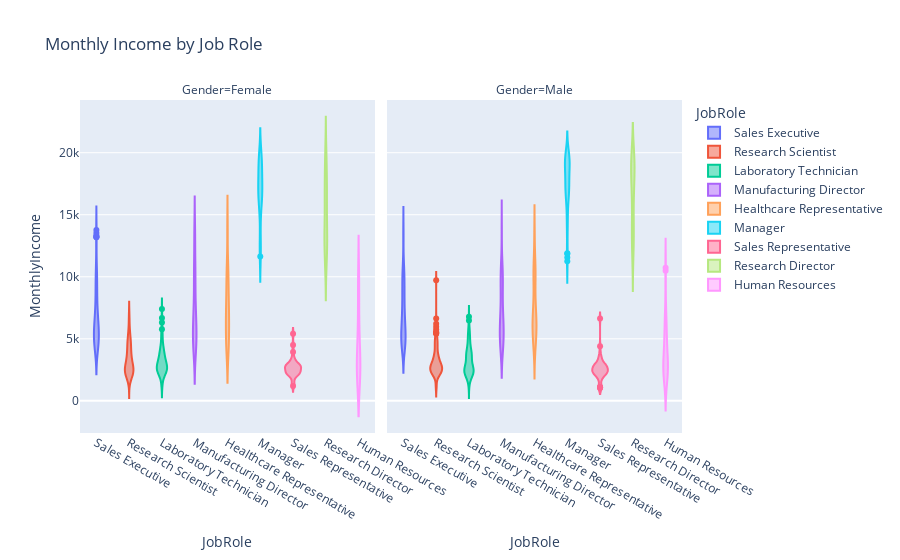

Notebook cell for this chart:
### Code cell
px.violin(df, x='JobRole', y='MonthlyIncome', color='JobRole',facet_col='Gender', title='Monthly Income by Job Role')

### Figure 1 — Plotly figure (JSON) as saved in the notebook; plotly's stock layout.template omitted (floating-point values rounded to 4 significant figures; data arrays with more than 128 entries replaced by an {"elided": "..."} marker saying what was removed)
{"data": [{"alignmentgroup": "True", "box": {"visible": false}, "hovertemplate": "JobRole=%{x}<br>Gender=Female<br>MonthlyIncome=%{y}<extra></extra>", "legendgroup": "Sales Executive", "marker": {"color": "#636efa"}, "name": "Sales Executive", "offsetgroup": "Sales Executive", "orientation": "v", "scalegroup": "True", "showlegend": true, "type": "violin", "x": {"elided": "132 str values"}, "x0": " ", "xaxis": "x", "y": {"elided": "132 int values"}, "y0": " ", "yaxis": "y"}, {"alignmentgroup": "True", "box": {"visible": false}, "hovertemplate": "JobRole=%{x}<br>Gender=Male<br>MonthlyIncome=%{y}<extra></extra>", "legendgroup": "Sales Executive", "marker": {"color": "#636efa"}, "name": "Sales Executive", "offsetgroup": "Sales Executive", "orientation": "v", "scalegroup": "True", "showlegend": false, "type": "violin", "x": {"elided": "194 str values"}, "x0": " ", "xaxis": "x2", "y": {"elided": "194 int values"}, "y0": " ", "yaxis": "y2"}, {"alignmentgroup": "True", "box": {"visible": false}, "hovertemplate": "JobRole=%{x}<br>Gender=Female<br>MonthlyIncome=%{y}<extra></extra>", "legendgroup": "Research Scientist", "marker": {"color": "#EF553B"}, "name": "Research Scientist", "offsetgroup": "Research Scientist", "orientation": "v", "scalegroup": "True", "showlegend": true, "type": "violin", "x": ["Research Scientist", "Research Scientist", "Research Scientist", "Research Scientist", "Research Scientist", "Research Scientist", "Research Scientist", "Research Scientist", "Research Scientist", "Research Scientist", "Research Scientist", "Research Scientist", "Research Scientist", "Research Scientist", "Research Scientist", "Research Scientist", "Research Scientist", "Research Scientist", "Research Scientist", "Research Scientist", "Research Scientist", "Research Scientist", "Research Scientist", "Research Scientist", "Research Scientist", "Research Scientist", "Research Scientist", "Research Scientist", "Research Scientist", "Research Scientist", "Research Scientist", "Research Scientist", "Research Scientist", "Research Scientist", "Research Scientist", "Research Scientist", "Research Scientist", "Research Scientist", "Research Scientist", "Research Scientist", "Research Scientist", "Research Scientist", "Research Scientist", "Research Scientist", "Research Scientist", "Research Scientist", "Research Scientist", "Research Scientist", "Research Scientist", "Research Scientist", "Research Scientist", "Research Scientist", "Research Scientist", "Research Scientist", "Research Scientist", "Research Scientist", "Research Scientist", "Research Scientist", "Research Scientist", "Research Scientist", "Research Scientist", "Research Scientist", "Research Scientist", "Research Scientist", "Research Scientist", "Research Scientist", "Research Scientist", "Research Scientist", "Research Scientist", "Research Scientist", "Research Scientist", "Research Scientist", "Research Scientist", "Research Scientist", "Research Scientist", "Research Scientist", "Research Scientist", "Research Scientist", "Research Scientist", "Research Scientist", "Research Scientist", "Research Scientist", "Research Scientist", "Research Scientist", "Research Scientist", "Research Scientist", "Research Scientist", "Research Scientist", "Research Scientist", "Research Scientist", "Research Scientist", "Research Scientist", "Research Scientist", "Research Scientist", "Research Scientist", "Research Scientist", "Research Scientist", "Research Scientist", "Research Scientist", "Research Scientist", "Research Scientist", "Research Scientist", "Research Scientist", "Research Scientist", "Research Scientist", "Research Scientist", "Research Scientist", "Research Scientist", "Research Scientist", "Research Scientist", "Research Scientist", "Research Scientist", "Research Scientist", "Research Scientist"], "x0": " ", "xaxis": "x", "y": [2909, 3919, 2645, 3419, 5329, 4809, 4505, 4963, 2368, 4739, 4317, 2632, 3204, 5605, 3346, 4257, 3929, 2311, 2756, 2279, 2657, 2622, 2911, 3920, 6545, 2115, 3310, 2478, 5055, 5775, 4869, 2543, 2244, 4449, 4556, 2886, 2546, 2187, 2836, 2619, 6322, 2083, 2216, 2342, 3280, 2782, 4381, 2506, 2274, 2553, 2366, 2559, 5175, 2022, 3580, 2693, 2377, 2318, 2404, 3452, 2132, 2600, 2007, 2942, 4615, 3376, 3660, 4508, 2514, 2070, 3291, 4422, 4477, 2168, 4998, 2011, 1859, 3760, 2585, 2994, 2372, 2096, 2029, 5467, 4081, 2394, 1261, 2066, 4084, 5878, 2367, 2061, 2814, 3312, 3936, 3760, 3517, 5433, 2929, 4968, 3445, 2109, 6854, 3591, 1514, 6962, 4774, 2933, 2133, 2432, 2897, 2001, 2977, 3785], "y0": " ", "yaxis": "y"}, {"alignmentgroup": "True", "box": {"visible": false}, "hovertemplate": "JobRole=%{x}<br>Gender=Male<br>MonthlyIncome=%{y}<extra></extra>", "legendgroup": "Research Scientist", "marker": {"color": "#EF553B"}, "name": "Research Scientist", "offsetgroup": "Research Scientist", "orientation": "v", "scalegroup": "True", "showlegend": false, "type": "violin", "x": {"elided": "178 str values"}, "x0": " ", "xaxis": "x2", "y": {"elided": "178 int values"}, "y0": " ", "yaxis": "y2"}, {"alignmentgroup": "True", "box": {"visible": false}, "hovertemplate": "JobRole=%{x}<br>Gender=Female<br>MonthlyIncome=%{y}<extra></extra>", "legendgroup": "Laboratory Technician", "marker": {"color": "#00cc96"}, "name": "Laboratory Technician", "offsetgroup": "Laboratory Technician", "orientation": "v", "scalegroup": "True", "showlegend": true, "type": "violin", "x": ["Laboratory Technician", "Laboratory Technician", "Laboratory Technician", "Laboratory Technician", "Laboratory Technician", "Laboratory Technician", "Laboratory Technician", "Laboratory Technician", "Laboratory Technician", "Laboratory Technician", "Laboratory Technician", "Laboratory Technician", "Laboratory Technician", "Laboratory Technician", "Laboratory Technician", "Laboratory Technician", "Laboratory Technician", "Laboratory Technician", "Laboratory Technician", "Laboratory Technician", "Laboratory Technician", "Laboratory Technician", "Laboratory Technician", "Laboratory Technician", "Laboratory Technician", "Laboratory Technician", "Laboratory Technician", "Laboratory Technician", "Laboratory Technician", "Laboratory Technician", "Laboratory Technician", "Laboratory Technician", "Laboratory Technician", "Laboratory Technician", "Laboratory Technician", "Laboratory Technician", "Laboratory Technician", "Laboratory Technician", "Laboratory Technician", "Laboratory Technician", "Laboratory Technician", "Laboratory Technician", "Laboratory Technician", "Laboratory Technician", "Laboratory Technician", "Laboratory Technician", "Laboratory Technician", "Laboratory Technician", "Laboratory Technician", "Laboratory Technician", "Laboratory Technician", "Laboratory Technician", "Laboratory Technician", "Laboratory Technician", "Laboratory Technician", "Laboratory Technician", "Laboratory Technician", "Laboratory Technician", "Laboratory Technician", "Laboratory Technician", "Laboratory Technician", "Laboratory Technician", "Laboratory Technician", "Laboratory Technician", "Laboratory Technician", "Laboratory Technician", "Laboratory Technician", "Laboratory Technician", "Laboratory Technician", "Laboratory Technician", "Laboratory Technician", "Laboratory Technician", "Laboratory Technician", "Laboratory Technician", "Laboratory Technician", "Laboratory Technician", "Laboratory Technician", "Laboratory Technician", "Laboratory Technician", "Laboratory Technician", "Laboratory Technician", "Laboratory Technician", "Laboratory Technician", "Laboratory Technician", "Laboratory Technician"], "x0": " ", "xaxis": "x", "y": [2670, 4193, 2341, 4011, 4014, 2406, 3038, 2926, 2871, 2835, 4200, 1483, 2288, 4425, 2153, 3212, 2707, 2232, 2593, 5674, 2455, 5257, 2370, 2213, 3452, 3034, 2576, 3448, 2564, 3780, 3755, 2886, 2659, 4364, 3149, 2319, 5231, 2532, 2778, 7403, 2332, 2270, 2811, 2422, 2743, 4025, 1416, 2515, 3131, 2210, 2743, 2625, 4444, 2838, 3339, 4627, 6674, 1611, 5363, 2950, 3629, 3294, 3646, 3673, 3838, 4789, 3180, 2074, 5769, 3211, 2587, 2440, 3306, 2974, 3295, 2468, 3702, 2398, 3377, 2379, 2105, 3978, 1129, 6323, 2837], "y0": " ", "yaxis": "y"}, {"alignmentgroup": "True", "box": {"visible": false}, "hovertemplate": "JobRole=%{x}<br>Gender=Male<br>MonthlyIncome=%{y}<extra></extra>", "legendgroup": "Laboratory Technician", "marker": {"color": "#00cc96"}, "name": "Laboratory Technician", "offsetgroup": "Laboratory Technician", "orientation": "v", "scalegroup": "True", "showlegend": false, "type": "violin", "x": {"elided": "174 str values"}, "x0": " ", "xaxis": "x2", "y": {"elided": "174 int values"}, "y0": " ", "yaxis": "y2"}, {"alignmentgroup": "True", "box": {"visible": false}, "hovertemplate": "JobRole=%{x}<br>Gender=Female<br>MonthlyIncome=%{y}<extra></extra>", "legendgroup": "Manufacturing Director", "marker": {"color": "#ab63fa"}, "name": "Manufacturing Director", "offsetgroup": "Manufacturing Director", "orientation": "v", "scalegroup": "True", "showlegend": true, "type": "violin", "x": ["Manufacturing Director", "Manufacturing Director", "Manufacturing Director", "Manufacturing Director", "Manufacturing Director", "Manufacturing Director", "Manufacturing Director", "Manufacturing Director", "Manufacturing Director", "Manufacturing Director", "Manufacturing Director", "Manufacturing Director", "Manufacturing Director", "Manufacturing Director", "Manufacturing Director", "Manufacturing Director", "Manufacturing Director", "Manufacturing Director", "Manufacturing Director", "Manufacturing Director", "Manufacturing Director", "Manufacturing Director", "Manufacturing Director", "Manufacturing Director", "Manufacturing Director", "Manufacturing Director", "Manufacturing Director", "Manufacturing Director", "Manufacturing Director", "Manufacturing Director", "Manufacturing Director", "Manufacturing Director", "Manufacturing Director", "Manufacturing Director", "Manufacturing Director", "Manufacturing Director", "Manufacturing Director", "Manufacturing Director", "Manufacturing Director", "Manufacturing Director", "Manufacturing Director", "Manufacturing Director", "Manufacturing Director", "Manufacturing Director", "Manufacturing Director", "Manufacturing Director", "Manufacturing Director", "Manufacturing Director", "Manufacturing Director", "Manufacturing Director", "Manufacturing Director", "Manufacturing Director", "Manufacturing Director", "Manufacturing Director", "Manufacturing Director", "Manufacturing Director", "Manufacturing Director", "Manufacturing Director", "Manufacturing Director", "Manufacturing Director", "Manufacturing Director", "Manufacturing Director", "Manufacturing Director", "Manufacturing Director", "Manufacturing Director", "Manufacturing Director", "Manufacturing Director", "Manufacturing Director", "Manufacturing Director", "Manufacturing Director", "Manufacturing Director", "Manufacturing Director"], "x0": " ", "xaxis": "x", "y": [9980, 4011, 4424, 6567, 4450, 5265, 4898, 6397, 8943, 7143, 5258, 4306, 6091, 4810, 5070, 13237, 7491, 6447, 7412, 7861, 5121, 5485, 5980, 5228, 6062, 6162, 6877, 13826, 10685, 4765, 4171, 6725, 4377, 4148, 10739, 5003, 12742, 4227, 13726, 10880, 8858, 7655, 10820, 6474, 10252, 10502, 5410, 4695, 10008, 13142, 13247, 7446, 8376, 10169, 4663, 4877, 10435, 5042, 5770, 7756, 7945, 4374, 6516, 5238, 12965, 9667, 10333, 4788, 5906, 4440, 5131, 13570], "y0": " ", "yaxis": "y"}, {"alignmentgroup": "True", "box": {"visible": false}, "hovertemplate": "JobRole=%{x}<br>Gender=Male<br>MonthlyIncome=%{y}<extra></extra>", "legendgroup": "Manufacturing Director", "marker": {"color": "#ab63fa"}, "name": "Manufacturing Director", "offsetgroup": "Manufacturing Director", "orientation": "v", "scalegroup": "True", "showlegend": false, "type": "violin", "x": ["Manufacturing Director", "Manufacturing Director", "Manufacturing Director", "Manufacturing Director", "Manufacturing Director", "Manufacturing Director", "Manufacturing Director", "Manufacturing Director", "Manufacturing Director", "Manufacturing Director", "Manufacturing Director", "Manufacturing Director", "Manufacturing Director", "Manufacturing Director", "Manufacturing Director", "Manufacturing Director", "Manufacturing Director", "Manufacturing Director", "Manufacturing Director", "Manufacturing Director", "Manufacturing Director", "Manufacturing Director", "Manufacturing Director", "Manufacturing Director", "Manufacturing Director", "Manufacturing Director", "Manufacturing Director", "Manufacturing Director", "Manufacturing Director", "Manufacturing Director", "Manufacturing Director", "Manufacturing Director", "Manufacturing Director", "Manufacturing Director", "Manufacturing Director", "Manufacturing Director", "Manufacturing Director", "Manufacturing Director", "Manufacturing Director", "Manufacturing Director", "Manufacturing Director", "Manufacturing Director", "Manufacturing Director", "Manufacturing Director", "Manufacturing Director", "Manufacturing Director", "Manufacturing Director", "Manufacturing Director", "Manufacturing Director", "Manufacturing Director", "Manufacturing Director", "Manufacturing Director", "Manufacturing Director", "Manufacturing Director", "Manufacturing Director", "Manufacturing Director", "Manufacturing Director", "Manufacturing Director", "Manufacturing Director", "Manufacturing Director", "Manufacturing Director", "Manufacturing Director", "Manufacturing Director", "Manufacturing Director", "Manufacturing Director", "Manufacturing Director", "Manufacturing Director", "Manufacturing Director", "Manufacturing Director", "Manufacturing Director", "Manufacturing Director", "Manufacturing Director", "Manufacturing Director"], "x0": " ", "xaxis": "x2", "y": [9526, 5993, 6162, 6499, 4325, 7260, 4941, 10650, 4319, 6132, 9547, 5916, 6553, 6261, 4298, 6804, 8474, 4345, 5957, 6434, 10048, 5482, 6347, 8095, 6032, 4197, 7969, 10648, 7406, 4262, 9434, 8847, 8793, 4434, 10221, 4775, 10903, 5067, 13973, 10845, 5472, 9957, 10976, 7779, 4033, 5056, 10274, 7379, 10512, 4534, 7898, 13402, 6179, 9362, 9380, 10209, 6549, 4320, 4855, 4724, 5377, 5768, 5206, 5295, 6883, 5762, 4213, 8578, 5151, 9679, 5321, 9936, 6142], "y0": " ", "yaxis": "y2"}, {"alignmentgroup": "True", "box": {"visible": false}, "hovertemplate": "JobRole=%{x}<br>Gender=Female<br>MonthlyIncome=%{y}<extra></extra>", "legendgroup": "Healthcare Representative", "marker": {"color": "#FFA15A"}, "name": "Healthcare Representative", "offsetgroup": "Healthcare Representative", "orientation": "v", "scalegroup": "True", "showlegend": true, "type": "violin", "x": ["Healthcare Representative", "Healthcare Representative", "Healthcare Representative", "Healthcare Representative", "Healthcare Representative", "Healthcare Representative", "Healthcare Representative", "Healthcare Representative", "Healthcare Representative", "Healthcare Representative", "Healthcare Representative", "Healthcare Representative", "Healthcare Representative", "Healthcare Representative", "Healthcare Representative", "Healthcare Representative", "Healthcare Representative", "Healthcare Representative", "Healthcare Representative", "Healthcare Representative", "Healthcare Representative", "Healthcare Representative", "Healthcare Representative", "Healthcare Representative", "Healthcare Representative", "Healthcare Representative", "Healthcare Representative", "Healthcare Representative", "Healthcare Representative", "Healthcare Representative", "Healthcare Representative", "Healthcare Representative", "Healthcare Representative", "Healthcare Representative", "Healthcare Representative", "Healthcare Representative", "Healthcare Representative", "Healthcare Representative", "Healthcare Representative", "Healthcare Representative", "Healthcare Representative", "Healthcare Representative", "Healthcare Representative", "Healthcare Representative", "Healthcare Representative", "Healthcare Representative", "Healthcare Representative", "Healthcare Representative", "Healthcare Representative", "Healthcare Representative", "Healthcare Representative"], "x0": " ", "xaxis": "x", "y": [10248, 10096, 7484, 10312, 13734, 10938, 13964, 9985, 4522, 4523, 6811, 10527, 9824, 4089, 8621, 4553, 7625, 6142, 6811, 5093, 4335, 4244, 5562, 10552, 4014, 5855, 6949, 5488, 10388, 4777, 4107, 8823, 5731, 6812, 7978, 7094, 6377, 6687, 7553, 8606, 9715, 6142, 4148, 8008, 13966, 7879, 8926, 6513, 4448, 6667, 4878], "y0": " ", "yaxis": "y"}, {"alignmentgroup": "True", "box": {"visible": false}, "hovertemplate": "JobRole=%{x}<br>Gender=Male<br>MonthlyIncome=%{y}<extra></extra>", "legendgroup": "Healthcare Representative", "marker": {"color": "#FFA15A"}, "name": "Healthcare Representative", "offsetgroup": "Healthcare Representative", "orientation": "v", "scalegroup": "True", "showlegend": false, "type": "violin", "x": ["Healthcare Representative", "Healthcare Representative", "Healthcare Representative", "Healthcare Representative", "Healthcare Representative", "Healthcare Representative", "Healthcare Representative", "Healthcare Representative", "Healthcare Representative", "Healthcare Representative", "Healthcare Representative", "Healthcare Representative", "Healthcare Representative", "Healthcare Representative", "Healthcare Representative", "Healthcare Representative", "Healthcare Representative", "Healthcare Representative", "Healthcare Representative", "Healthcare Representative", "Healthcare Representative", "Healthcare Representative", "Healthcare Representative", "Healthcare Representative", "Healthcare Representative", "Healthcare Representative", "Healthcare Representative", "Healthcare Representative", "Healthcare Representative", "Healthcare Representative", "Healthcare Representative", "Healthcare Representative", "Healthcare Representative", "Healthcare Representative", "Healthcare Representative", "Healthcare Representative", "Healthcare Representative", "Healthcare Representative", "Healthcare Representative", "Healthcare Representative", "Healthcare Representative", "Healthcare Representative", "Healthcare Representative", "Healthcare Representative", "Healthcare Representative", "Healthcare Representative", "Healthcare Representative", "Healthcare Representative", "Healthcare Representative", "Healthcare Representative", "Healthcare Representative", "Healthcare Representative", "Healthcare Representative", "Healthcare Representative", "Healthcare Representative", "Healthcare Representative", "Healthcare Representative", "Healthcare Representative", "Healthcare Representative", "Healthcare Representative", "Healthcare Representative", "Healthcare Representative", "Healthcare Representative", "Healthcare Representative", "Healthcare Representative", "Healthcare Representative", "Healthcare Representative", "Healthcare Representative", "Healthcare Representative", "Healthcare Representative", "Healthcare Representative", "Healthcare Representative", "Healthcare Representative", "Healthcare Representative", "Healthcare Representative", "Healthcare Representative", "Healthcare Representative", "Healthcare Representative", "Healthcare Representative", "Healthcare Representative"], "x0": " ", "xaxis": "x2", "y": [5237, 6465, 9884, 4152, 13503, 10673, 5163, 9439, 6673, 4876, 9396, 5582, 4000, 13496, 4741, 5745, 5661, 9613, 5660, 6781, 6755, 10496, 6540, 10965, 7632, 9824, 7725, 11103, 6288, 5933, 6586, 4240, 10999, 6385, 8722, 10322, 7119, 7756, 10445, 12169, 5343, 6833, 6623, 13577, 8500, 10920, 10851, 6651, 10466, 4035, 6388, 10124, 4069, 7441, 8853, 5063, 11245, 6842, 5347, 7005, 10883, 10748, 5562, 6294, 5294, 5811, 8321, 5538, 6870, 6384, 5033, 5399, 5373, 5968, 7510, 4617, 8633, 6306, 5689, 9991], "y0": " ", "yaxis": "y2"}, {"alignmentgroup": "True", "box": {"visible": false}, "hovertemplate": "JobRole=%{x}<br>Gender=Female<br>MonthlyIncome=%{y}<extra></extra>", "legendgroup": "Manager", "marker": {"color": "#19d3f3"}, "name": "Manager", "offsetgroup": "Manager", "orientation": "v", "scalegroup": "True", "showlegend": true, "type": "violin", "x": ["Manager", "Manager", "Manager", "Manager", "Manager", "Manager", "Manager", "Manager", "Manager", "Manager", "Manager", "Manager", "Manager", "Manager", "Manager", "Manager", "Manager", "Manager", "Manager", "Manager", "Manager", "Manager", "Manager", "Manager", "Manager", "Manager", "Manager", "Manager", "Manager", "Manager", "Manager", "Manager", "Manager", "Manager", "Manager", "Manager", "Manager", "Manager", "Manager", "Manager", "Manager", "Manager", "Manager", "Manager", "Manager", "Manager", "Manager"], "x0": " ", "xaxis": "x", "y": [15427, 19094, 18947, 14756, 18844, 17328, 11631, 19926, 19033, 13591, 19517, 16064, 16872, 11996, 11878, 12504, 16659, 16555, 19566, 18041, 16835, 16595, 15402, 16752, 16307, 19845, 17650, 19943, 18606, 17048, 17856, 18824, 18789, 18061, 17123, 11916, 19187, 16799, 16032, 16606, 19658, 17426, 15972, 13116, 19392, 17174, 17875], "y0": " ", "yaxis": "y"}, {"alignmentgroup": "True", "box": {"visible": false}, "hovertemplate": "JobRole=%{x}<br>Gender=Male<br>MonthlyIncome=%{y}<extra></extra>", "legendgroup": "Manager", "marker": {"color": "#19d3f3"}, "name": "Manager", "offsetgroup": "Manager", "orientation": "v", "scalegroup": "True", "showlegend": false, "type": "violin", "x": ["Manager", "Manager", "Manager", "Manager", "Manager", "Manager", "Manager", "Manager", "Manager", "Manager", "Manager", "Manager", "Manager", "Manager", "Manager", "Manager", "Manager", "Manager", "Manager", "Manager", "Manager", "Manager", "Manager", "Manager", "Manager", "Manager", "Manager", "Manager", "Manager", "Manager", "Manager", "Manager", "Manager", "Manager", "Manager", "Manager", "Manager", "Manager", "Manager", "Manager", "Manager", "Manager", "Manager", "Manager", "Manager", "Manager", "Manager", "Manager", "Manager", "Manager", "Manager", "Manager", "Manager", "Manager", "Manager"], "x0": " ", "xaxis": "x2", "y": [16959, 17181, 19999, 16792, 19232, 19068, 19202, 19045, 11849, 16015, 17068, 19272, 19197, 14118, 17046, 13610, 11557, 18200, 19513, 19141, 19189, 16856, 19859, 18430, 17924, 17099, 14852, 17444, 18303, 11904, 16756, 17665, 16885, 17465, 18711, 18213, 19847, 19190, 17861, 19717, 14026, 11244, 16437, 19586, 19331, 19613, 17567, 15202, 15379, 19833, 16291, 16823, 19636, 19431, 18880], "y0": " ", "yaxis": "y2"}, {"alignmentgroup": "True", "box": {"visible": false}, "hovertemplate": "JobRole=%{x}<br>Gender=Female<br>MonthlyIncome=%{y}<extra></extra>", "legendgroup": "Sales Representative", "marker": {"color": "#FF6692"}, "name": "Sales Representative", "offsetgroup": "Sales Representative", "orientation": "v", "scalegroup": "True", "showlegend": true, "type": "violin", "x": ["Sales Representative", "Sales Representative", "Sales Representative", "Sales Representative", "Sales Representative", "Sales Representative", "Sales Representative", "Sales Representative", "Sales Representative", "Sales Representative", "Sales Representative", "Sales Representative", "Sales Representative", "Sales Representative", "Sales Representative", "Sales Representative", "Sales Representative", "Sales Representative", "Sales Representative", "Sales Representative", "Sales Representative", "Sales Representative", "Sales Representative", "Sales Representative", "Sales Representative", "Sales Representative", "Sales Representative", "Sales Representative", "Sales Representative", "Sales Representative", "Sales Representative", "Sales Representative", "Sales Representative", "Sales Representative", "Sales Representative", "Sales Representative", "Sales Representative", "Sales Representative"], "x0": " ", "xaxis": "x", "y": [2014, 2231, 2325, 3140, 3931, 2789, 1200, 2174, 2851, 2716, 3202, 2351, 2579, 2572, 2800, 2973, 2044, 3294, 2157, 2342, 2220, 2323, 2827, 2302, 2534, 2785, 1359, 2033, 2430, 1569, 2783, 2655, 4502, 2760, 5405, 3540, 2856, 2966], "y0": " ", "yaxis": "y"}, {"alignmentgroup": "True", "box": {"visible": false}, "hovertemplate": "JobRole=%{x}<br>Gender=Male<br>MonthlyIncome=%{y}<extra></extra>", "legendgroup": "Sales Representative", "marker": {"color": "#FF6692"}, "name": "Sales Representative", "offsetgroup": "Sales Representative", "orientation": "v", "scalegroup": "True", "showlegend": false, "type": "violin", "x": ["Sales Representative", "Sales Representative", "Sales Representative", "Sales Representative", "Sales Representative", "Sales Representative", "Sales Representative", "Sales Representative", "Sales Representative", "Sales Representative", "Sales Representative", "Sales Representative", "Sales Representative", "Sales Representative", "Sales Representative", "Sales Representative", "Sales Representative", "Sales Representative", "Sales Representative", "Sales Representative", "Sales Representative", "Sales Representative", "Sales Representative", "Sales Representative", "Sales Representative", "Sales Representative", "Sales Representative", "Sales Representative", "Sales Representative", "Sales Representative", "Sales Representative", "Sales Representative", "Sales Representative", "Sales Representative", "Sales Representative", "Sales Representative", "Sales Representative", "Sales Representative", "Sales Representative", "Sales Representative", "Sales Representative", "Sales Representative", "Sales Representative", "Sales Representative", "Sales Representative"], "x0": " ", "xaxis": "x2", "y": [3407, 2086, 2683, 2322, 1675, 2306, 2793, 2976, 2610, 2476, 2983, 1878, 2400, 2096, 2033, 3041, 3447, 3875, 2642, 2297, 6632, 2899, 2329, 2413, 2121, 1052, 2791, 2678, 1118, 4400, 2909, 2404, 2308, 2644, 2728, 2275, 2679, 1081, 1091, 2858, 3067, 2269, 3482, 2380, 1790], "y0": " ", "yaxis": "y2"}, {"alignmentgroup": "True", "box": {"visible": false}, "hovertemplate": "JobRole=%{x}<br>Gender=Female<br>MonthlyIncome=%{y}<extra></extra>", "legendgroup": "Research Director", "marker": {"color": "#B6E880"}, "name": "Research Director", "offsetgroup": "Research Director", "orientation": "v", "scalegroup": "True", "showlegend": true, "type": "violin", "x": ["Research Director", "Research Director", "Research Director", "Research Director", "Research Director", "Research Director", "Research Director", "Research Director", "Research Director", "Research Director", "Research Director", "Research Director", "Research Director", "Research Director", "Research Director", "Research Director", "Research Director", "Research Director", "Research Director", "Research Director", "Research Director", "Research Director", "Research Director", "Research Director", "Research Director", "Research Director", "Research Director", "Research Director", "Research Director", "Research Director", "Research Director", "Research Director", "Research Director"], "x0": " ", "xaxis": "x", "y": [11994, 19545, 13458, 18740, 13549, 18172, 13603, 18665, 12061, 15992, 16184, 11159, 11713, 14275, 13582, 11416, 19973, 13499, 13191, 16124, 16880, 17328, 19701, 16422, 17169, 19049, 16413, 13269, 16704, 11031, 11957, 13206, 13744], "y0": " ", "yaxis": "y"}, {"alignmentgroup": "True", "box": {"visible": false}, "hovertemplate": "JobRole=%{x}<br>Gender=Male<br>MonthlyIncome=%{y}<extra></extra>", "legendgroup": "Research Director", "marker": {"color": "#B6E880"}, "name": "Research Director", "offsetgroup": "Research Director", "orientation": "v", "scalegroup": "True", "showlegend": false, "type": "violin", "x": ["Research Director", "Research Director", "Research Director", "Research Director", "Research Director", "Research Director", "Research Director", "Research Director", "Research Director", "Research Director", "Research Director", "Research Director", "Research Director", "Research Director", "Research Director", "Research Director", "Research Director", "Research Director", "Research Director", "Research Director", "Research Director", "Research Director", "Research Director", "Research Director", "Research Director", "Research Director", "Research Director", "Research Director", "Research Director", "Research Director", "Research Director", "Research Director", "Research Director", "Research Director", "Research Director", "Research Director", "Research Director", "Research Director", "Research Director", "Research Director", "Research Director", "Research Director", "Research Director", "Research Director", "Research Director", "Research Director", "Research Director"], "x0": " ", "xaxis": "x2", "y": [13245, 13664, 19537, 18722, 12490, 12185, 13675, 19436, 19144, 17584, 18300, 11510, 14336, 19406, 11935, 17861, 19502, 16627, 14814, 17639, 11691, 19246, 17159, 12808, 17399, 19419, 19237, 19627, 19626, 19081, 17779, 19740, 18265, 14732, 13757, 16598, 17007, 16328, 14411, 17603, 19038, 19328, 13464, 15787, 19665, 13348, 19161], "y0": " ", "yaxis": "y2"}, {"alignmentgroup": "True", "box": {"visible": false}, "hovertemplate": "JobRole=%{x}<br>Gender=Female<br>MonthlyIncome=%{y}<extra></extra>", "legendgroup": "Human Resources", "marker": {"color": "#FF97FF"}, "name": "Human Resources", "offsetgroup": "Human Resources", "orientation": "v", "scalegroup": "True", "showlegend": true, "type": "violin", "x": ["Human Resources", "Human Resources", "Human Resources", "Human Resources", "Human Resources", "Human Resources", "Human Resources", "Human Resources", "Human Resources", "Human Resources", "Human Resources", "Human Resources", "Human Resources", "Human Resources", "Human Resources", "Human Resources"], "x0": " ", "xaxis": "x", "y": [2942, 9950, 2741, 5985, 6389, 5204, 3423, 2109, 2742, 3195, 9756, 2180, 2148, 2863, 2187, 8837], "y0": " ", "yaxis": "y"}, {"alignmentgroup": "True", "box": {"visible": false}, "hovertemplate": "JobRole=%{x}<br>Gender=Male<br>MonthlyIncome=%{y}<extra></extra>", "legendgroup": "Human Resources", "marker": {"color": "#FF97FF"}, "name": "Human Resources", "offsetgroup": "Human Resources", "orientation": "v", "scalegroup": "True", "showlegend": false, "type": "violin", "x": ["Human Resources", "Human Resources", "Human Resources", "Human Resources", "Human Resources", "Human Resources", "Human Resources", "Human Resources", "Human Resources", "Human Resources", "Human Resources", "Human Resources", "Human Resources", "Human Resources", "Human Resources", "Human Resources", "Human Resources", "Human Resources", "Human Resources", "Human Resources", "Human Resources", "Human Resources", "Human Resources", "Human Resources", "Human Resources", "Human Resources", "Human Resources", "Human Resources", "Human Resources", "Human Resources", "Human Resources", "Human Resources", "Human Resources", "Human Resources", "Human Resources", "Human Resources"], "x0": " ", "xaxis": "x2", "y": [5021, 2073, 6347, 2267, 6410, 2696, 2564, 10725, 2143, 3737, 4936, 2342, 2277, 2177, 10482, 2844, 4323, 3600, 6272, 4490, 7988, 2064, 6077, 5743, 1555, 6430, 2145, 3539, 4071, 2592, 2956, 2335, 2706, 2804, 3886, 2991], "y0": " ", "yaxis": "y2"}], "layout": {"annotations": [{"font": {}, "showarrow": false, "text": "Gender=Female", "x": 0.245, "xanchor": "center", "xref": "paper", "y": 1, "yanchor": "bottom", "yref": "paper"}, {"font": {}, "showarrow": false, "text": "Gender=Male", "x": 0.755, "xanchor": "center", "xref": "paper", "y": 1, "yanchor": "bottom", "yref": "paper"}], "legend": {"title": {"text": "JobRole"}, "tracegroupgap": 0}, "title": {"text": "Monthly Income by Job Role"}, "violinmode": "overlay", "xaxis": {"anchor": "y", "categoryarray": ["Sales Executive", "Research Scientist", "Laboratory Technician", "Manufacturing Director", "Healthcare Representative", "Manager", "Sales Representative", "Research Director", "Human Resources"], "categoryorder": "array", "domain": [0, 0.49], "title": {"text": "JobRole"}}, "xaxis2": {"anchor": "y2", "categoryarray": ["Sales Executive", "Research Scientist", "Laboratory Technician", "Manufacturing Director", "Healthcare Representative", "Manager", "Sales Representative", "Research Director", "Human Resources"], "categoryorder": "array", "domain": [0.51, 1], "matches": "x", "title": {"text": "JobRole"}}, "yaxis": {"anchor": "x", "domain": [0, 1], "title": {"text": "MonthlyIncome"}}, "yaxis2": {"anchor": "x2", "domain": [0, 1], "matches": "y", "showticklabels": false}}}
